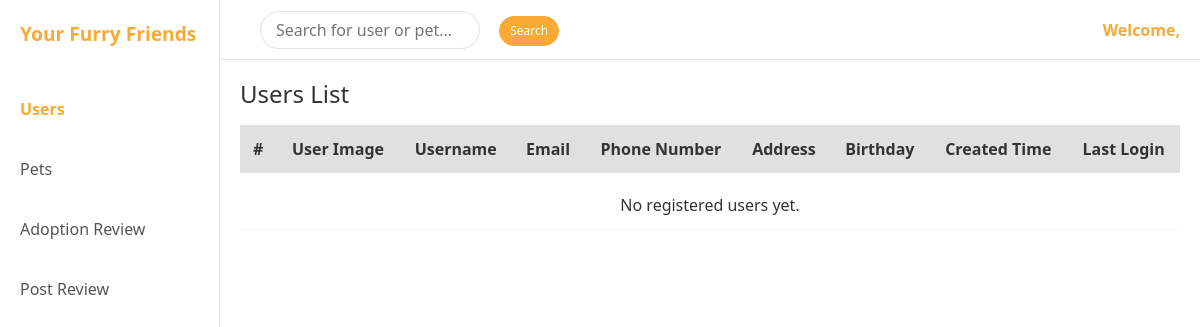
Page /admin-dashboard/ on the earlier database version.
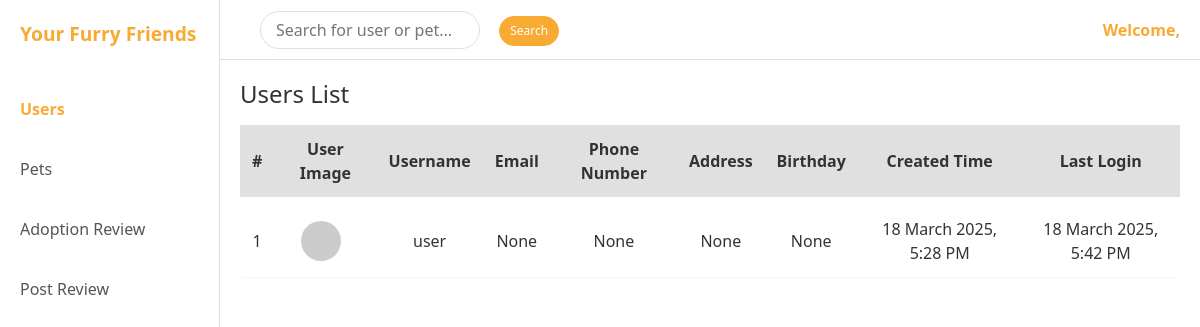
Same page on the later database version.
### accounts/models.py (models this page shows, shortened)
class User(AbstractUser):
    email = models.EmailField(unique=False, blank=True, null=True) # 改为了false（允许了多个用户注册）
    username = models.CharField(max_length=50, unique=True)  # 自定义用户名长度
    phone_no = models.CharField(max_length=15, unique=True, null=True, blank=True)
    address = models.TextField(null=True, blank=True)
    birthday = models.DateField(null=True, blank=True)
    title = models.CharField(max_length=50, null=True, blank=True)
    user_type = models.CharField(
        max_length=20,
        choices=[('User', 'User'), ('Admin', 'Admin')],
        default='User'
    )  # 用户类型（普通用户 / 管理员）
    status = models.CharField(
        max_length=10,
        choices=[('Active', 'Active'), ('Banned', 'Banned')],
        default='Active'
    )  # 用户状态
    user_image = models.ImageField(upload_to='user_images/', null=True, blank=True)
    created_at = models.DateTimeField(auto_now_add=True)
    updated_at = models.DateTimeField(auto_now=True)

### admin_dashboard/views.py (the view, shortened to what this page needs)
# urls.py: path('', views.admin_dashboard, name='admin_dashboard'),
def admin_dashboard(request):
    keyword = request.GET.get('keyword', '').strip()
    tab = request.GET.get('tab', '')  # 获取 tab 值，避免重复计算
    users_list = User.objects.exclude(user_type='Admin').order_by('-date_joined')
    pets_list_cats = Pet.objects.filter(
        type__iexact='Cat',
        postpetinfo__status='Approved'
    ).order_by('-created_at').distinct()
    pets_list_dogs = Pet.objects.filter(
        type__iexact='Dog',
        postpetinfo__status='Approved'
    ).order_by('-created_at').distinct()
    post_list = PostPetInfo.objects.select_related('pet','user').all().order_by('-created_at')
    adoption_reviews = AdoptionReview.objects.prefetch_related(
        'adopt_info'
    ).select_related(
        'pet', 'adopter_username', 'operator_username'
    ).order_by('-applied_at')
    has_results = False  # 标记是否有搜索结果
    context = {
        "users_list": users_list,
        "pets_list_cats": pets_list_cats,
        "pets_list_dogs": pets_list_dogs,
        'adoption_reviews': adoption_reviews,
        "post_list": post_list,  # 传递 Post Review 数据
        "tab": tab,  # 传递给前端，避免 JS 误判
    }
    return render(request, 'admin_dashboard/admin_dashboard.html', context)

### templates/admin_dashboard/admin_dashboard.html (shortened to what this page needs)
<!DOCTYPE html>
<html lang="en">
<head>
  <link href="https://cdn.jsdelivr.net/npm/bootstrap@5.3.0/dist/css/bootstrap.min.css" rel="stylesheet" />
</head>
<body>
  <div class="sidebar">
    <div class="logo">Your Furry Friends</div>
    <div class="nav-item">
      <a href="#" id="nav-users" class="active">Users</a>
    </div>
    <div class="nav-item">
      <a href="#" id="nav-pets">Pets</a>
    </div>
    <div class="nav-item">
      <a href="#" id="nav-adoption">Adoption Review</a>
    </div>
    <div class="nav-item">
      <a href="#" id="nav-postreview">Post Review</a>
    </div>
  </div>
  <div class="topbar">
    <div class="search-filter">
      <form method="GET" action="{% url 'admin_dashboard:admin_dashboard' %}">
        <input type="text" id="searchInput" name="keyword" placeholder="Search for user or pet..." value="{{ request.GET.keyword|default:'' }}">
        <button id="searchButton" type="submit" class="btn btn-orange btn-search">Search</button>
      </form>
    </div>
    <div class="admin-dropdown">
      <a href="#" class="welcome-text" data-bs-toggle="modal" data-bs-target="#logoutModal">
        Welcome, {{ request.user.username }}
      </a>
    </div>
  </div>
  <div class="main-content">
    <div id="users-section">
      <h4>Users List</h4>
      <div class="scroll-container">
        <table class="table-custom">
          <thead>
            <tr>
              <th>#</th>
              <th>User Image</th>
              <th>Username</th>
              <th>Email</th>
              <th>Phone Number</th>
              <th>Address</th>
              <th>Birthday</th>
              <th>Created Time</th>
              <th>Last Login</th>
            </tr>
          </thead>
          <tbody id="users-tbody">
          {% for user in users_list %}
            <tr>
              <td>{{ forloop.counter }}</td>
              <td>
                {% if user.user_image %}
                  <img src="{{ user.user_image.url }}" alt="{{ user.username }}" class="avatar">
                {% else %}
                  <img src="https://via.placeholder.com/40" alt="No Image" class="avatar">
                {% endif %}
              </td>
              <td>{{ user.username }}</td>
              <td>{{ user.email }}</td>
              <td>{{ user.phone_no }}</td>
              <td>{{ user.address }}</td>
              <td>{{ user.birthday }}</td>
              <td>{{ user.date_joined|date:"j F Y, g:i A" }}</td>
              <td>{{ user.last_login|date:"j F Y, g:i A" }}</td>
            </tr>
          {% empty %}
            <tr>
              <td colspan="9">No registered users yet.</td>
            </tr>
          {% endfor %}
          </tbody>
        </table>
      </div>
    </div>
  </div>
</body>
</html>

Differences in the rows shown:
added User: username "user", email "None", phone_no "None", address "None", birthday "None", date_joined "18 March 2025, 5:28 PM", last_login "18 March 2025, 5:42 PM"
Other differences:
text no longer shown: "No registered users yet."
